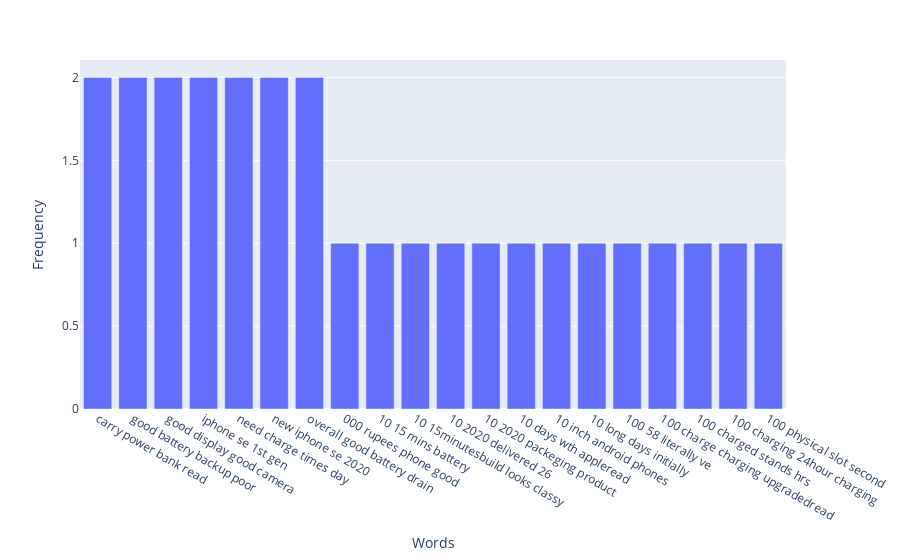

The cell this chart's notebook holds for it:
### Code cell
import plotly.express as px
fig = px.bar(df, x='Words', y='Frequency')
fig.show()

### Figure 1 — Plotly figure (JSON) as saved in the notebook; plotly's stock layout.template omitted (floating-point values rounded to 4 significant figures)
{"data": [{"alignmentgroup": "True", "hovertemplate": "Words=%{x}<br>Frequency=%{y}<extra></extra>", "legendgroup": "", "marker": {"color": "#636efa", "pattern": {"shape": ""}}, "name": "", "offsetgroup": "", "orientation": "v", "showlegend": false, "textposition": "auto", "type": "bar", "x": ["carry power bank read", "good battery backup poor", "good display good camera", "iphone se 1st gen", "need charge times day", "new iphone se 2020", "overall good battery drain", "000 rupees phone good", "10 15 mins battery", "10 15minutesbuild looks classy", "10 2020 delivered 26", "10 2020 packeging product", "10 days wth appleread", "10 inch android phones", "10 long days initially", "100 58 literally ve", "100 charge charging upgradedread", "100 charged stands hrs", "100 charging 24hour charging", "100 physical slot second"], "xaxis": "x", "y": [2, 2, 2, 2, 2, 2, 2, 1, 1, 1, 1, 1, 1, 1, 1, 1, 1, 1, 1, 1], "yaxis": "y"}], "layout": {"barmode": "relative", "legend": {"tracegroupgap": 0}, "margin": {"t": 60}, "xaxis": {"anchor": "y", "domain": [0, 1], "title": {"text": "Words"}}, "yaxis": {"anchor": "x", "domain": [0, 1], "title": {"text": "Frequency"}}}}
